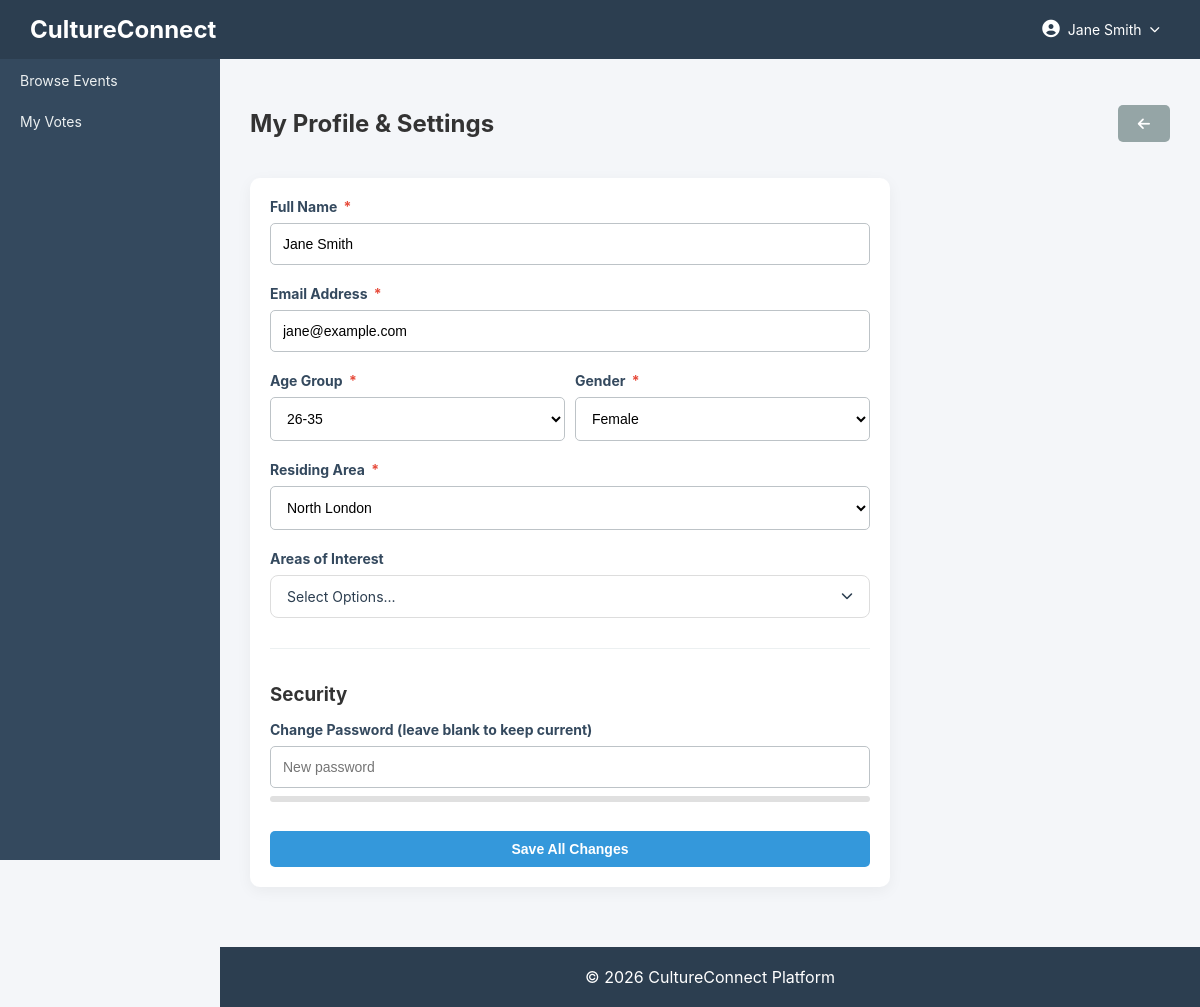
Screenshot of /profile (signed in) with the database file from the repository.
### tables this page shows
CREATE TABLE `users` (
  `id` int(11) NOT NULL,
  `name` varchar(100) DEFAULT NULL,
  `email` varchar(100) DEFAULT NULL,
  `password` varchar(255) DEFAULT NULL,
  `reset_token` varchar(255) DEFAULT NULL,
  `reset_expires` datetime DEFAULT NULL,
  `age_group` varchar(50) DEFAULT NULL,
  `gender` varchar(20) DEFAULT NULL,
  `area_id` int(11) DEFAULT NULL,
  `sme_id` int(11) DEFAULT NULL,
  `created_at` timestamp NOT NULL DEFAULT current_timestamp(),
  `role` enum('admin','user','sme') DEFAULT 'user'
);

CREATE TABLE `areas` (
  `id` int(11) NOT NULL,
  `name` varchar(100) NOT NULL
);

### controllers/UserController.php (called while the page is built, shortened)
<?php
class UserController {
    public function profile(){
        $user_id = $_SESSION['user_id'];
        $database = new Database();
        $conn = $database->getConnection();
        $stmt = $conn->prepare("SELECT * FROM users WHERE id = :id");
        $stmt->bindParam(':id', $user_id);
        $stmt->execute();
        $user = $stmt->fetch(PDO::FETCH_ASSOC);
        require_once $_SERVER['DOCUMENT_ROOT'] . '/cultureconnect/models/Area.php';
        $areaModel = new Area();
        $areas_stmt = $areaModel->readAll();
        $areas = $areas_stmt->fetchAll(PDO::FETCH_ASSOC);
        require $_SERVER['DOCUMENT_ROOT'] . '/cultureconnect/views/user/profile.php';
    }
}
?>

### index.php (called while the page is built)
<?php
    require_once 'router.php';
?>

### models/Area.php (called while the page is built, shortened)
<?php
require_once $_SERVER['DOCUMENT_ROOT'] . '/cultureconnect/config/database.php';
class Area {
    private $conn;
    private $table_name = "areas";
    public function __construct() {
        $database = new Database();
        $this->conn = $database->getConnection();
    }
    public function readAll() {
        $query = "SELECT * FROM " . $this->table_name . " ORDER BY name ASC";
        $stmt = $this->conn->prepare($query);
        $stmt->execute();
        return $stmt;
    }
}
?>

### config/database.php (called while the page is built, shortened)
<?php
class Database {
    private $host = "localhost";
    private $db_name = "cultureconnect";
    private $username = "root";
    private $password = "";
    public function getConnection() {
        $this->conn = null;
        try {
            $this->conn = new PDO(
                "mysql:host=" . $this->host . ";dbname=" . $this->db_name,
                $this->username,
                $this->password
            );
            $this->conn->setAttribute(PDO::ATTR_ERRMODE, PDO::ERRMODE_EXCEPTION);
        } catch(PDOException $exception) {
            echo "Connection error: " . $exception->getMessage();
        }
        return $this->conn;
    }
}

### views/user/profile.php (the view, shortened to what this page needs)
<?php include($_SERVER['DOCUMENT_ROOT'] . '/cultureconnect/views/layouts/header.php'); ?>
<div class="content">
    <div class="flex-between mb-20">
        <h2>My Profile & Settings</h2>
        <a href="/cultureconnect/user-dashboard" class="btn btn-secondary" title="Back"><i class="fas fa-arrow-left"></i></a>
    </div>
    <div class="activity max-width-600">
        <form action="/cultureconnect/profile/update" method="POST">
            <div class="form-group">
                <label for="name">Full Name <span class="asterisk">*</span></label>
                <input type="text" id="name" name="name" value="<?php echo htmlspecialchars($user['name']); ?>" data-required="true">
            </div>
            <div class="form-group">
                <label for="email">Email Address <span class="asterisk">*</span></label>
                <input type="email" id="email" name="email" value="<?php echo htmlspecialchars($user['email']); ?>" data-required="true">
            </div>
            <?php if ($_SESSION['role'] === 'user'): ?>
            <div class="grid-2">
                <div class="form-group">
                    <label for="age_group">Age Group <span class="asterisk">*</span></label>
                    <select id="age_group" name="age_group" data-required="true">
                        <option value="26-35" <?php echo (isset($user['age_group']) && $user['age_group'] == '26-35') ? 'selected' : ''; ?>>26-35</option>
                    </select>
                </div>
                <div class="form-group">
                    <label for="gender">Gender <span class="asterisk">*</span></label>
                    <select id="gender" name="gender" data-required="true">
                        <option value="Female" <?php echo (isset($user['gender']) && $user['gender'] == 'Female') ? 'selected' : ''; ?>>Female</option>
                    </select>
                </div>
            </div>
            <div class="form-group">
                <label for="area_id">Residing Area <span class="asterisk">*</span></label>
                <select id="area_id" name="area_id" data-required="true">
                    <?php foreach($areas as $area): ?>
                        <option value="<?php echo $area['id']; ?>" <?php echo (isset($user['area_id']) && $user['area_id'] == $area['id']) ? 'selected' : ''; ?>>
                            <?php echo htmlspecialchars($area['name']); ?>
                        </option>
                    <?php endforeach; ?>
                </select>
            </div>
            <div class="form-group">
                <label for="interests">Areas of Interest</label>
                <div class="custom-multiselect" id="interests-multiselect">
                    <div class="multiselect-trigger">
                        <span class="trigger-text">Select Options...</span>
                        <i class="fas fa-chevron-down"></i>
                    </div>
                </div>
            </div>
            <?php endif; ?>
            <div class="border-top mt-30 p-top-15">
                <h3 class="mb-15">Security</h3>
                <div class="form-group">
                    <label for="password">Change Password (leave blank to keep current)</label>
                    <input type="password" id="password" name="password" placeholder="New password">
                </div>
            </div>
            <button type="submit" class="btn btn-primary btn-block mt-15">Save All Changes</button>
        </form>
    </div>
</div>
<?php include($_SERVER['DOCUMENT_ROOT'] . '/cultureconnect/views/layouts/footer.php'); ?>

### assets/css/style.css (style rules this page uses)
body { margin: 0; font-family: 'Inter', Arial, Helvetica, sans-serif; background: #f4f6f9; color: #333; }
.content { margin-left: 220px; padding: 30px; min-height: calc(100vh - 60px); }
.form-group { margin-bottom: 20px; }
.form-group label { display: block; margin-bottom: 8px; color: #34495e; font-weight: bold; font-size: 14px; }
.form-group label span.required, .form-group label .asterisk { color: #e74c3c; margin-left: 3px; }
.form-group input, .form-group select, .form-group textarea { width: 100%; padding: 12px; border: 1px solid #bdc3c7; border-radius: 5px; box-sizing: border-box; font-size: 14px; transition: border-color 0.3s ease; background: white; }
.custom-multiselect { position: relative; width: 100%; }
.multiselect-trigger { background: white; border: 1px solid #ddd; border-radius: 8px; padding: 12px 16px; cursor: pointer; display: flex; justify-content: space-between; align-items: center; font-size: 14px; color: #2c3e50; transition: all 0.3s; }
.multiselect-trigger i { font-size: 12px; transition: transform 0.3s; }
.btn { display: inline-block; padding: 10px 20px; border-radius: 5px; text-decoration: none; font-weight: bold; cursor: pointer; border: none; transition: background 0.3s; font-size: 14px; text-align: center; }
.btn-primary { background: #3498db; color: white; }
.btn-secondary { background: #95a5a6; color: white; }
.max-width-600 { max-width: 600px; }
.activity { background: white; padding: 20px; border-radius: 10px; box-shadow: 0 4px 15px rgba(0,0,0,0.05); }
.btn-block { width: 100%; display: block; }
.mb-15 { margin-bottom: 15px; }
.mb-20 { margin-bottom: 20px; }
.mt-30 { margin-top: 30px; }
.flex-between { display: flex; justify-content: space-between; align-items: center; }
.p-top-15 { padding-top: 15px; }
.border-top { border-top: 1px solid #ecf0f1; }
.mt-15 { margin-top: 15px; }
.grid-2 { display: grid; grid-template-columns: 1fr 1fr; gap: 10px; }

### rows the page displays
users: name "Jane Smith", email "jane@example.com", age_group "26-35", gender "Female", area_id "North London"

### other values shown
$_SESSION['username'] "Jane Smith"
